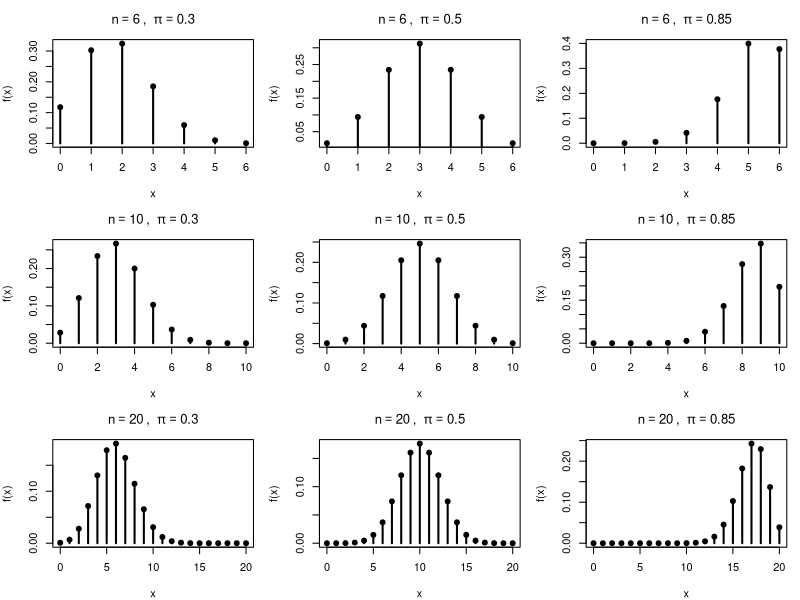
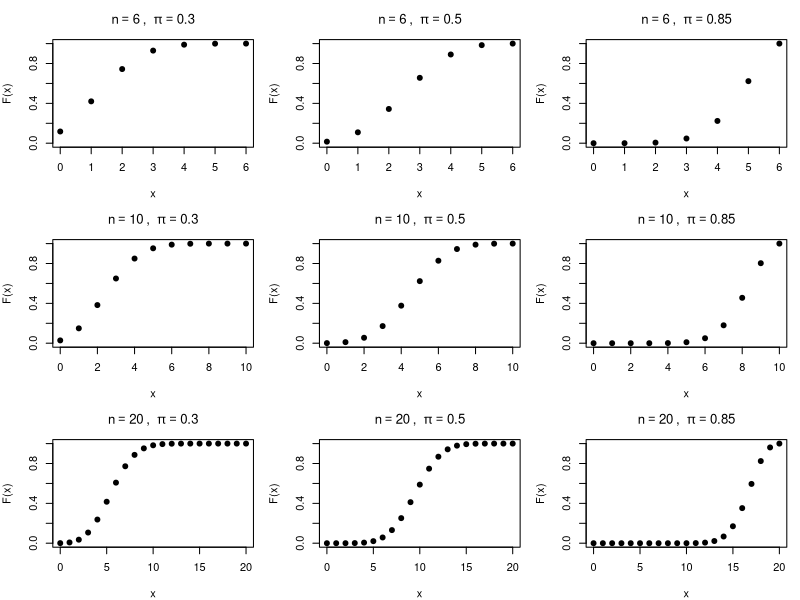
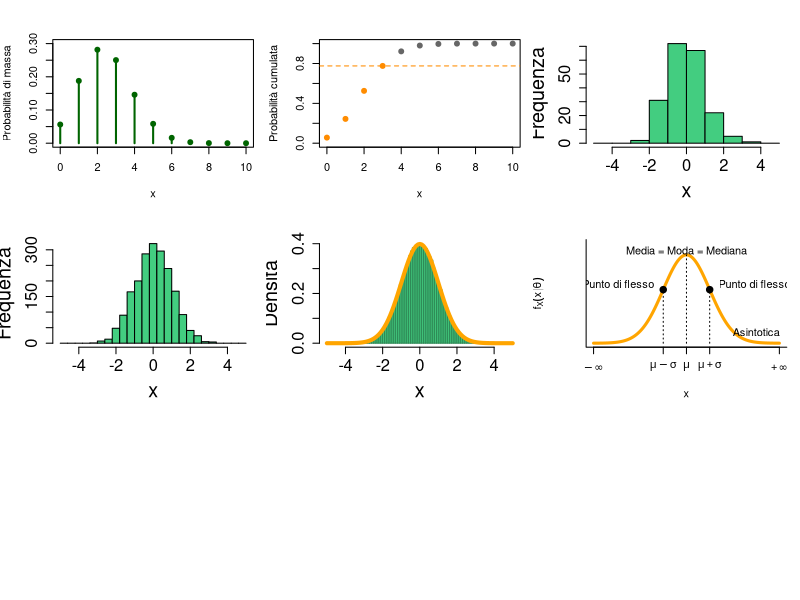
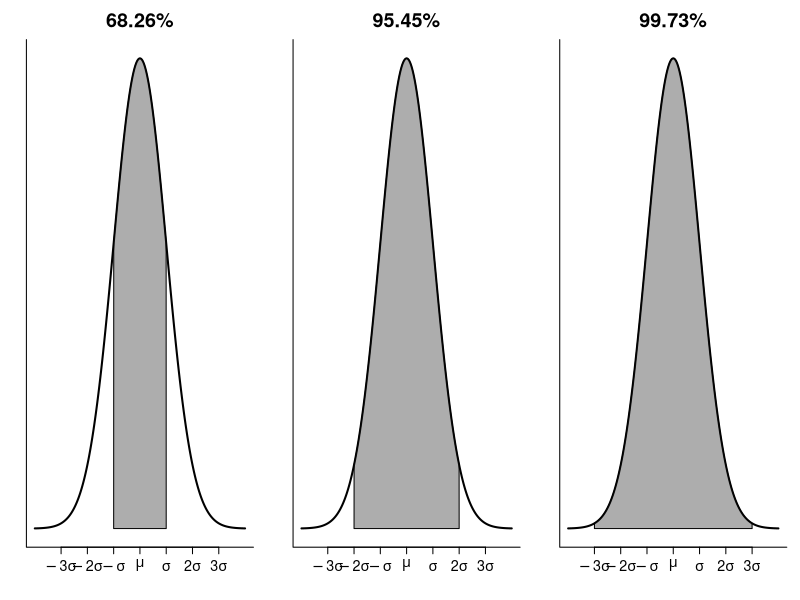
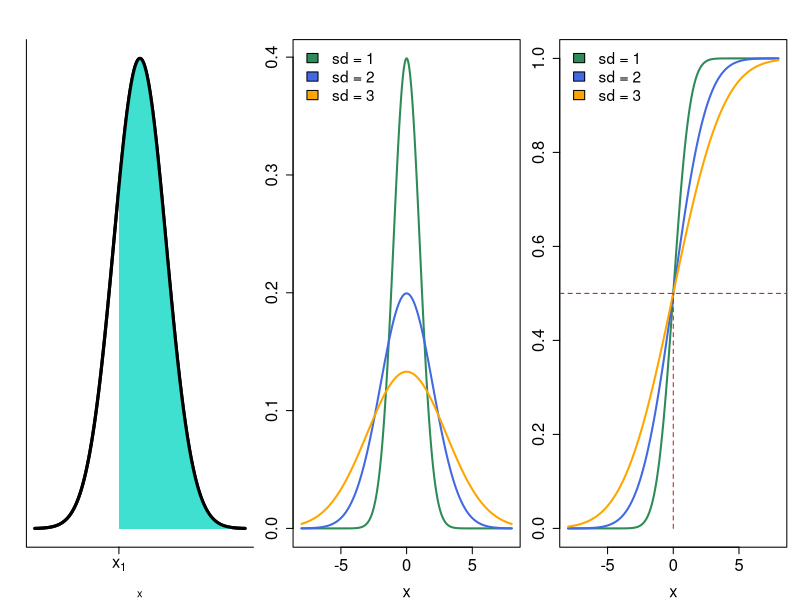
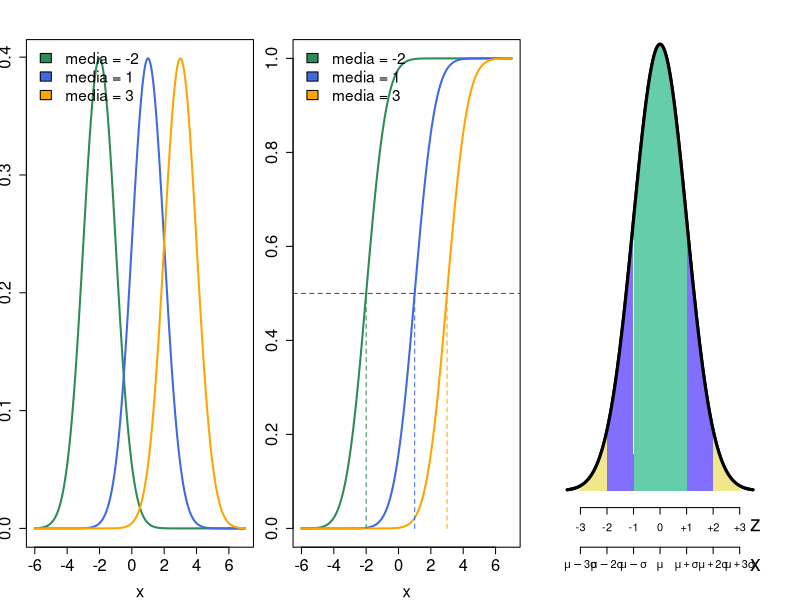
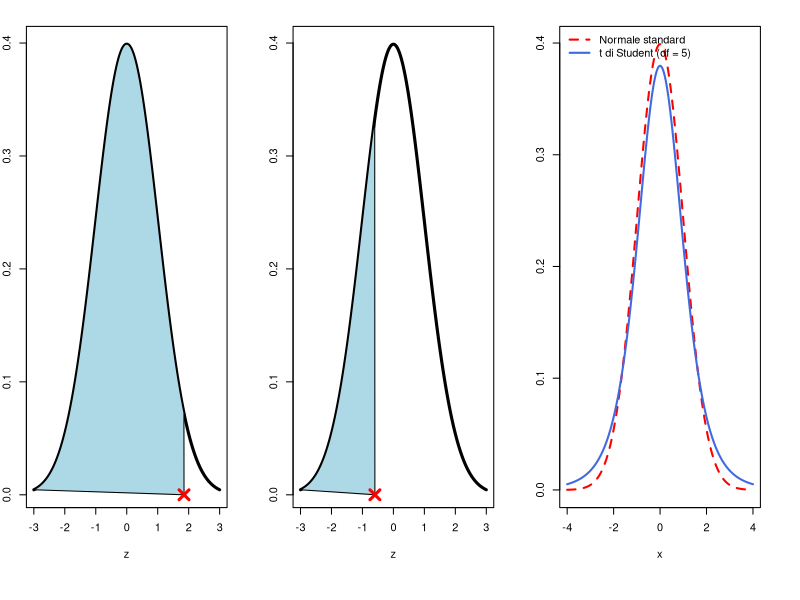
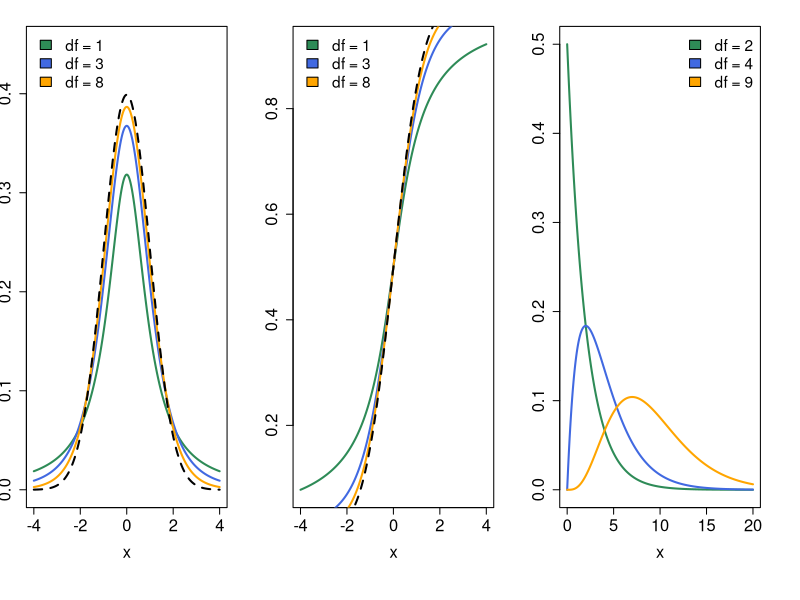

The R source for these figures, in order:
## ---- chunk 1
#| include: false
library(knitr)
library(kableExtra)
mycol <- c("seagreen", "royalblue", "orange", "orchid")
## ---- chunk 2
factorial(5)
choose(5, 2) # modi di disporre 2 successi in 5 prove
## ---- chunk 3
#| echo: false
#| label: fig-bin
#| fig-cap: "Funzione di massa della distribuzione binomiale per diversi valori di $n$ (righe) e di $\\pi$ (colonne)"
#| out-width: 100%
#| fig-width: 9
#| fig-height: 8
par(mfrow = c(3, 3), mar = c(4, 4, 3, 1))
for (n_prove in c(6, 10, 20)) {
  for (p_succ in c(.30, .50, .85)) {
    x <- 0:n_prove
    plot(x, dbinom(x, n_prove, prob = p_succ), pch = 19,
         ylab = "f(x)", xlab = "x",
         main = bquote(n == .(n_prove) ~ ", " ~ pi == .(p_succ)))
    segments(x, 0, x, dbinom(x, n_prove, prob = p_succ), lwd = 2)
  }
}
## ---- chunk 4
#| echo: false
#| label: fig-binCum
#| fig-cap: "Probabilità cumulata della distribuzione binomiale per diversi valori di $n$ (righe) e di $\\pi$ (colonne)"
#| out-width: 100%
#| fig-width: 9
#| fig-height: 8
par(mfrow = c(3, 3), mar = c(4, 4, 3, 1))
for (n_prove in c(6, 10, 20)) {
  for (p_succ in c(.30, .50, .85)) {
    x <- 0:n_prove
    plot(x, pbinom(x, n_prove, prob = p_succ), pch = 19,
         ylab = "F(x)", xlab = "x", ylim = c(0, 1),
         main = bquote(n == .(n_prove) ~ ", " ~ pi == .(p_succ)))
  }
}
## ---- chunk 5
n <- 10
x <- 0:n
p_succ <- .25
round(dbinom(x, size = n, prob = p_succ), 4)
## ---- chunk 6
#| echo: false
#| label: fig-dbinom
#| fig-cap: "Funzione di massa di $X \\sim \\text{Bin}(10, 0.25)$"
plot(x, dbinom(x, size = n, prob = p_succ), pch = 19, col = "darkgreen",
     ylim = c(0, .30), ylab = "Probabilità di massa", xlab = "x")
segments(x, 0, x, dbinom(x, size = n, prob = p_succ), lwd = 2, col = "darkgreen")
## ---- chunk 7
sum(dbinom(x, size = n, prob = p_succ))
## ---- chunk 8
# probabilità di osservare un numero di successi <= 3
round(pbinom(3, size = n, prob = p_succ), 4)
# equivalente: somma delle masse da 0 a 3
round(sum(dbinom(0:3, size = n, prob = p_succ)), 4)
## ---- chunk 9
#| echo: false
#| label: fig-pbinom
#| fig-cap: "Probabilità cumulata di $X \\sim \\text{Bin}(10, 0.25)$. In arancione i valori che entrano nel calcolo di $F_X(3|\\pi)$"
colori <- ifelse(x <= 3, "darkorange", "grey40")
plot(x, pbinom(x, size = n, prob = p_succ), pch = 19, col = colori,
     ylim = c(0, 1), ylab = "Probabilità cumulata", xlab = "x")
abline(h = pbinom(3, size = n, prob = p_succ), lty = 2, col = "darkorange")
## ---- chunk 10
pbinom(3, n, prob = p_succ)
## ---- chunk 11
1 - pbinom(3, n, prob = p_succ)
pbinom(3, n, prob = p_succ, lower.tail = FALSE)
## ---- chunk 12
pbinom(5, n, prob = p_succ) - pbinom(2, n, prob = p_succ)
## ---- chunk 13
#| echo: false
#| label: fig-hist
#| fig-cap: "Dalla distribuzione di frequenza alla curva di densità"
#| layout-ncol: 3
#| out-width: 100%
#| fig-subcap:
#|   - "Distribuzione di frequenza ($n = 200$)"
#|   - "Intervalli più piccoli, $n = 2000$"
#|   - "Si ottiene una curva"
set.seed(123)
dat_sim <- rnorm(1e5)
hist(dat_sim[1:200], breaks = seq(-5, 5, by = 1),
     col = "seagreen3", main = "", xlab = "x", ylab = "Frequenza",
     cex.axis = 1.5, cex.lab = 1.8)
hist(dat_sim[1:2000], breaks = seq(-5, 5, by = .4),
     col = "seagreen3", main = "", xlab = "x", ylab = "Frequenza",
     cex.axis = 1.5, cex.lab = 1.8)
hist(dat_sim, breaks = seq(-5, 5, by = .1), freq = FALSE,
     col = "seagreen3", border = "seagreen4", main = "", xlab = "x",
     ylab = "Densità", cex.axis = 1.5, cex.lab = 1.8)
curve(dnorm(x), add = TRUE, lwd = 4, col = "orange")
## ---- chunk 14
#| echo: false
#| label: fig-proprieta
#| fig-cap: "Proprietà della curva normale"
#| out-width: 85%
#| fig-width: 8
#| fig-height: 5
xx <- seq(-4, 4, length.out = 1000)
plot(xx, dnorm(xx), type = "l", lwd = 3, col = "orange",
     xaxt = "n", yaxt = "n", xlab = "x", ylab = expression(f[X](x*"|"*theta)),
     bty = "l", ylim = c(0, .45))
axis(1, at = c(-4, -1, 0, 1, 4),
     labels = c(expression(-infinity), expression(mu - sigma), expression(mu),
                expression(mu + sigma), expression(+infinity)))
segments(c(-1, 0, 1), 0, c(-1, 0, 1), dnorm(c(-1, 0, 1)), lty = 3)
points(c(-1, 1), dnorm(c(-1, 1)), pch = 19, cex = 1.3)
text(1.1, dnorm(1) + .02, "Punto di flesso", pos = 4)
text(-1.1, dnorm(1) + .02, "Punto di flesso", pos = 2)
text(0, dnorm(0) + .02, "Media = Moda = Mediana")
text(3, .05, "Asintotica")
## ---- chunk 15
#| echo: false
#| label: fig-aree
#| fig-cap: "Area sotto la curva normale compresa entro 1, 2 e 3 deviazioni standard dalla media"
#| out-width: 100%
#| fig-width: 10
#| fig-height: 3.5
x <- seq(-4, 4, length.out = 1000)
dx <- dnorm(x)
par(mfrow = c(1, 3), mar = c(4, 2, 3, 1))
etichette <- c(expression(-3*sigma), expression(-2*sigma), expression(-sigma),
               expression(mu), expression(sigma), expression(2*sigma),
               expression(3*sigma))
for (k in 1:3) {
  plot(x, dx, type = "l", lwd = 2, xlab = "", ylab = "", xaxt = "n", yaxt = "n",
       bty = "l", main = paste0(c("68.26%", "95.45%", "99.73%")[k]), cex.main = 1.8)
  sel <- x >= -k & x <= k
  polygon(c(-k, x[sel], k), c(0, dx[sel], 0), col = rgb(.2, .2, .2, alpha = .4))
  axis(1, at = -3:3, labels = etichette, cex.axis = 1.3)
}
## ---- chunk 16
#| echo: false
#| label: fig-coda
#| fig-cap: "L'area bianca è $F_X(x_1|\\theta) = \\Pr[X \\leq x_1]$, l'area azzurra è il suo complementare $\\Pr[X > x_1] = 1 - F_X(x_1|\\theta)$"
#| out-width: 60%
xx <- seq(-4, 4, length.out = 1000)
plot(xx, dnorm(xx), type = "l", lwd = 3, xaxt = "n", yaxt = "n",
     xlab = "x", ylab = expression(f[X](x*"|"*theta)), bty = "l")
sel <- xx >= -0.8
polygon(c(-0.8, xx[sel], 4), c(0, dnorm(xx[sel]), 0), col = "turquoise", border = NA)
lines(xx, dnorm(xx), lwd = 3)
axis(1, at = -0.8, labels = expression(x[1]), cex.axis = 1.5)
## ---- chunk 17
#| echo: false
#| layout-ncol: 2
#| out-width: 100%
#| label: fig-Norm1
#| fig-cap: "Distribuzioni normali con la stessa media ($\\mu = 0$) e diversa deviazione standard"
#| fig-subcap:
#|    - "Densità"
#|    - "Cumulata"
x <- seq(-8, 8, length.out = 1000)
mysd <- c(1, 2, 3)
plot(x, dnorm(x, 0, mysd[1]), type = "l", lwd = 2, col = mycol[1],
     ylab = "f(x)", cex.axis = 1.5, cex.lab = 1.5)
for (i in 2:length(mysd)) {
  lines(x, dnorm(x, 0, mysd[i]), col = mycol[i], lwd = 2)
}
legend("topleft", fill = mycol[1:3], legend = paste("sd =", mysd),
       cex = 1.4, bty = "n")

plot(x, pnorm(x, 0, mysd[1]), type = "l", lwd = 2, col = mycol[1],
     ylab = "F(x)", cex.axis = 1.5, cex.lab = 1.5)
for (i in 2:length(mysd)) {
  lines(x, pnorm(x, 0, mysd[i]), col = mycol[i], lwd = 2)
}
legend("topleft", fill = mycol[1:3], legend = paste("sd =", mysd),
       cex = 1.4, bty = "n")
abline(h = .50, lty = 2, col = "firebrick")
segments(0, 0, 0, .50, lty = 2, col = "firebrick")
## ---- chunk 18
#| echo: false
#| layout-ncol: 2
#| out-width: 100%
#| label: fig-Norm2
#| fig-cap: "Distribuzioni normali con la stessa deviazione standard ($\\sigma = 1$) e diversa media"
#| fig-subcap:
#|    - "Densità"
#|    - "Cumulata"
x <- seq(-6, 7, length.out = 1000)
mymean <- c(-2, 1, 3)
plot(x, dnorm(x, mymean[1], 1), type = "l", lwd = 2, col = mycol[1],
     ylab = "f(x)", cex.axis = 1.5, cex.lab = 1.5)
for (i in 2:length(mymean)) {
  lines(x, dnorm(x, mymean[i], 1), col = mycol[i], lwd = 2)
}
legend("topleft", fill = mycol[1:3], legend = paste("media =", mymean),
       cex = 1.4, bty = "n")

plot(x, pnorm(x, mymean[1], 1), type = "l", lwd = 2, col = mycol[1],
     ylab = "F(x)", cex.axis = 1.5, cex.lab = 1.5)
for (i in 2:length(mymean)) {
  lines(x, pnorm(x, mymean[i], 1), col = mycol[i], lwd = 2)
}
legend("topleft", fill = mycol[1:3], legend = paste("media =", mymean),
       cex = 1.4, bty = "n")
abline(h = .50, lty = 2, col = "firebrick")
segments(mymean, 0, mymean, .50, lty = 2, col = mycol[1:3])
## ---- chunk 19
pnorm(115, mean = 100, sd = 15)
## ---- chunk 20
pnorm(115, mean = 100, sd = 15) - pnorm(85, mean = 100, sd = 15)
## ---- chunk 21
#| echo: false
#| label: fig-standard
#| fig-cap: "Corrispondenza tra i valori $x$ della distribuzione originaria e i valori $z$ della normale standardizzata"
#| out-width: 75%
#| fig-width: 8
#| fig-height: 5
zz <- seq(-3.5, 3.5, length.out = 1000)
par(mar = c(7, 2, 2, 3))
plot(zz, dnorm(zz), type = "l", lwd = 3, xaxt = "n", yaxt = "n",
     xlab = "", ylab = "", bty = "n")
cols_area <- c("khaki", "slateblue1", "aquamarine3", "aquamarine3", "slateblue1", "khaki")
lims <- -3:3
for (i in 1:6) {
  sel <- zz >= lims[i] & zz <= lims[i + 1]
  polygon(c(lims[i], zz[sel], lims[i + 1]), c(0, dnorm(zz[sel]), 0),
          col = cols_area[i], border = NA)
}
lines(zz, dnorm(zz), lwd = 3)
axis(1, at = -3:3, labels = c(-3, -2, -1, 0, "+1", "+2", "+3"), line = 0)
mtext("z", side = 1, at = 3.6, line = 1, cex = 1.3)
axis(1, at = -3:3,
     labels = c(expression(mu - 3*sigma), expression(mu - 2*sigma),
                expression(mu - sigma), expression(mu),
                expression(mu + sigma), expression(mu + 2*sigma),
                expression(mu + 3*sigma)),
     line = 3)
mtext("x", side = 1, at = 3.6, line = 4, cex = 1.3)
## ---- chunk 22
#| echo: false
#| label: tbl-z
#| tbl-cap: "Tavola della normale standardizzata: area compresa tra 0 e $z$"
z_righe <- seq(0, 3, by = .1)
z_col <- seq(0, .09, by = .01)
tab_z <- outer(z_righe, z_col, function(a, b) pnorm(a + b) - .5)
tab_z <- formatC(tab_z, format = "f", digits = 4)
tab_z <- data.frame(z = formatC(z_righe, format = "f", digits = 1), tab_z)
knitr::kable(tab_z, col.names = c("$z$", paste0(".0", 0:9)),
             escape = FALSE, align = "c", row.names = FALSE,
             booktabs = TRUE) |>
  kableExtra::kable_styling(latex_options = "hold_position", font_size = 8)
## ---- chunk 23
pnorm(1.85)
## ---- chunk 24
#| echo: false
#| label: fig-esz1
#| fig-cap: "$\\Pr[Z \\leq 1.85]$"
#| out-width: 50%
myx <- seq(-3, 3, length.out = 1000)
mydx <- dnorm(myx)
plot(myx, mydx, type = "l", lwd = 3, xlab = "z", ylab = "Densità")
polygon(c(myx[myx <= 1.85], 1.85),
        c(mydx[myx <= 1.85], 0), col = "lightblue")
points(1.85, 0, pch = 4, col = "red", cex = 2, lwd = 3)
## ---- chunk 25
qnorm(.275)
## ---- chunk 26
#| echo: false
#| label: fig-esz2
#| fig-cap: "Quantile $z$ tale che $F_Z(z) = 0.275$"
#| out-width: 50%
plot(myx, mydx, type = "l", lwd = 3, xlab = "z", ylab = "Densità")
polygon(c(myx[myx <= qnorm(.275)], qnorm(.275)),
        c(mydx[myx <= qnorm(.275)], 0), col = "lightblue")
points(qnorm(.275), 0, pch = 4, col = "red", cex = 2, lwd = 3)
## ---- chunk 27
#| echo: false
#| label: fig-t-norm
#| fig-cap: "Confronto tra la normale standardizzata e la $t$ di Student con 5 gradi di libertà"
x <- seq(-4, 4, length.out = 1000)
plot(x, dnorm(x), type = "l", lty = 2, lwd = 2, col = "red",
     ylab = "f(x)", xlab = "x")
lines(x, dt(x, df = 5), lwd = 2, col = "royalblue")
legend("topleft", col = c("red", "royalblue"), lty = c(2, 1), lwd = 2,
       legend = c("Normale standard", "t di Student (df = 5)"), bty = "n")
## ---- chunk 28
#| echo: false
#| layout-ncol: 2
#| out-width: 100%
#| label: fig-t
#| fig-cap: "Distribuzioni $t$ di Student con diversi gradi di libertà. La linea tratteggiata è la normale standardizzata"
#| fig-subcap:
#|  - "Densità"
#|  - "Cumulata"
mydf <- c(1, 3, 8)
plot(x, dt(x, mydf[1]), type = "l", lwd = 2, col = mycol[1],
     ylab = "f(x)", ylim = c(0, 0.45), cex.axis = 1.5, cex.lab = 1.5)
for (i in 2:length(mydf)) {
  lines(x, dt(x, mydf[i]), col = mycol[i], lwd = 2)
}
lines(x, dnorm(x), lty = 2, lwd = 2)
legend("topleft", fill = mycol[1:3], legend = paste("df =", mydf),
       cex = 1.4, bty = "n")

plot(x, pt(x, mydf[1]), type = "l", lwd = 2, col = mycol[1],
     ylab = "F(x)", cex.axis = 1.5, cex.lab = 1.5)
for (i in 2:length(mydf)) {
  lines(x, pt(x, mydf[i]), col = mycol[i], lwd = 2)
}
lines(x, pnorm(x), lty = 2, lwd = 2)
legend("topleft", fill = mycol[1:3], legend = paste("df =", mydf),
       cex = 1.4, bty = "n")
## ---- chunk 29
qnorm(.975)
qt(.975, df = c(5, 30, 100))
## ---- chunk 30
#| echo: false
#| layout-ncol: 2
#| out-width: 100%
#| label: fig-chi
#| fig-cap: "Distribuzioni $\\chi^2$ con diversi gradi di libertà"
#| fig-subcap:
#|  - "Densità"
#|  - "Cumulata"
mydf <- c(2, 4, 9)
x <- seq(0, 20, length.out = 1000)
plot(x, dchisq(x, mydf[1]), type = "l", lwd = 2, col = mycol[1],
     ylab = "f(x)", ylim = c(0, 0.5), cex.axis = 1.5, cex.lab = 1.5)
for (i in 2:length(mydf)) {
  lines(x, dchisq(x, mydf[i]), col = mycol[i], lwd = 2)
}
legend("topright", fill = mycol[1:3], legend = paste("df =", mydf),
       cex = 1.4, bty = "n")

plot(x, pchisq(x, mydf[1]), type = "l", lwd = 2, col = mycol[1],
     ylab = "F(x)", cex.axis = 1.5, cex.lab = 1.5)
for (i in 2:length(mydf)) {
  lines(x, pchisq(x, mydf[i]), col = mycol[i], lwd = 2)
}
legend("bottomright", fill = mycol[1:3], legend = paste("df =", mydf),
       cex = 1.4, bty = "n")
## ---- chunk 31
#| include: false
# stampa l'output di t.test() con riquadri numerati e relativa legenda
annota_ttest = function(chiamata, riquadri, legenda) {
  out = capture.output(eval(parse(text = chiamata)))
  out = trimws(gsub("\t", "", out), "right")
  while (!nzchar(out[1])) out = out[-1]
  while (!nzchar(out[length(out)])) out = out[-length(out)]
  out = unlist(lapply(out, function(l)
    if (nchar(l) > 72) strwrap(l, 72, exdent = 2) else l))
  mark = function(x, pattern, name)
    sub(pattern, sprintf("\\\\tikzmarknode{%s}{\\1}", name), x)
  out = mark(out, "^(.*t-test)$", "test")
  out = mark(out, "(t = -?[0-9.]+)", "stat")
  out = mark(out, "(df = [0-9.]+)", "df")
  out = mark(out, "(p-value [=<] [0-9.e-]+)", "pval")
  out = mark(out, "((not equal to|less than|greater than) -?[0-9.]+)", "h1")
  i = grep("confidence interval", out) + 1
  out[i] = sprintf(" \\tikzmarknode{ic}{%s}", trimws(out[i]))
  j = grep("^mean (in|of|difference)", out) + 1
  out[j] = sprintf(" \\tikzmarknode{medie}{%s}", trimws(out[j]))
  nodi = paste0("\\node[box, fit=(", riquadri, ")] (b", seq_along(riquadri),
                ") {}; \\node[num] at (b", seq_along(riquadri),
                ".north east) {", seq_along(riquadri), "};")
  cat("```{=latex}\n",
      "\\par\\medskip\\noindent\\begin{minipage}{\\linewidth}\n",
      "\\begin{Verbatim}[commandchars=\\\\\\{\\}, fontsize=\\scriptsize, frame=single, framesep=2mm, xleftmargin=2.5mm, xrightmargin=2.5mm]\n",
      "> ", chiamata, "\n",
      paste(out, collapse = "\n"),
      "\n\\end{Verbatim}\n",
      "\\begin{tikzpicture}[remember picture, overlay,\n",
      "  box/.style={draw=unipd, very thick, rounded corners=3pt, inner sep=1.5pt},\n",
      "  num/.style={circle, fill=unipd, text=white, font=\\tiny\\bfseries,\n",
      "              inner sep=0pt, minimum size=9pt}]\n",
      paste(nodi, collapse = "\n"),
      "\n\\end{tikzpicture}\n",
      "\\footnotesize\n\\begin{enumerate}\n",
      paste0("\\item ", legenda, collapse = "\n"),
      "\n\\end{enumerate}\n\\end{minipage}\\par\\medskip\n```\n", sep = "")
}
tutti = c("test", "stat", "df", "pval", "h1", "ic", "medie")
ridotti = c("h1", "stat)(df", "pval", "ic")
## ---- chunk 32
#| echo: false
#| results: asis
annota_ttest('t.test(mpg ~ am, data = mtcars)', tutti,
             c("Tipo di test (Welch: varianze non assunte uguali)",
               "Statistica test $t$",
               "Gradi di libertà",
               "$p$-value",
               "$H_1$: bidirezionale",
               "Intervallo di confidenza al 95\\%",
               "Medie dei due gruppi"))
## ---- chunk 33
#| echo: false
#| label: fig-regioni
#| fig-cap: "Regioni di rifiuto e di non rifiuto di $H_0$"
x = seq(-4, 4, length.out = 1001)
dx = dnorm(x, sd = 1)

plot(x, dx, type = "l", lwd = 2, axes = FALSE, ann = FALSE)
polygon(c(x[x <= -1.64], -1.64),
        c(dx[x <= -1.64], 0), col = "firebrick")
polygon(c(1.64, x[x >= 1.64]),
        c(0, dx[x >= 1.64]), col = "firebrick")
polygon(c(-1.64, x[x >= -1.64 & x <= 1.64], 1.64),
        c(0, dx[x >= -1.64 & x <= 1.64], 0), col = "darkgreen")

text(0, 0.15, expression(atop("Regione di non rifiuto", "di " * H[0])),
     col = "white", cex = 1.2)
text(c(-2.9, 2.9), 0.1, expression(atop("Regione di rifiuto", "di " * H[0])),
     col = "firebrick", cex = 1.2)
## ---- chunk 34
qnorm(.975) # bidirezionale, coda destra (-1.96 per simmetria)
qnorm(.05)  # sinistra
qnorm(.95)  # destra
## ---- chunk 35
2 * (1 - pnorm(2.1)) # bidirezionale
pnorm(2.1)           # sinistra
1 - pnorm(2.1)       # destra
## ---- chunk 36
pnorm(2.1)                       # coda sinistra
1 - pnorm(2.1)                   # coda destra
pnorm(2.1, lower.tail = FALSE)   # coda destra, equivalente
## ---- chunk 37
qnorm(.982)
qnorm(.95)
## ---- chunk 38
#| echo: false
#| label: fig-t-gdl
#| fig-cap: "Distribuzione normale standard e distribuzioni $t$ di Student con diversi gradi di libertà"
#| out-width: 75%
#| fig-width: 7
#| fig-height: 4.2
xx = seq(-4, 4, length.out = 400)
plot(xx, dnorm(xx), type = "l", lwd = 3, col = "black",
     xlab = "", ylab = "Densità", ylim = c(0, 0.42))
lines(xx, dt(xx, df = 2), lwd = 2, lty = 2, col = rgb(230, 140, 60, maxColorValue = 255))
lines(xx, dt(xx, df = 5), lwd = 2, lty = 3, col = rgb(70, 130, 180, maxColorValue = 255))
lines(xx, dt(xx, df = 30), lwd = 2, lty = 4, col = "darkred")
legend("topright", bty = "n", lwd = c(3, 2, 2, 2), lty = 1:4,
       col = c("black", rgb(230, 140, 60, maxColorValue = 255),
               rgb(70, 130, 180, maxColorValue = 255), "darkred"),
       legend = c("Normale N(0, 1)", "t, gdl = 2", "t, gdl = 5", "t, gdl = 30"))
## ---- chunk 39
set.seed(999)
x = rnorm(11, mean = 12, sd = 7.5)
mu0 = 10
t.test(x, mu = mu0, alternative = "two.sided")
## ---- chunk 40
#| echo: false
#| results: asis
annota_ttest('t.test(x, mu = mu0)', tutti,
             c("Tipo di test",
               "Statistica test $t_0$",
               "Gradi di libertà: $df = n - 1$",
               "$p$-value",
               "Ipotesi alternativa $H_1$: bidirezionale",
               "Intervallo di confidenza al 95\\% per $\\mu$",
               "Stimatore di $\\mu$: media campionaria $\\bar{x}$"))
## ---- chunk 41
#| echo: false
myt = t.test(x, mu = mu0) # test a due code
## ---- chunk 42
#| echo: false
#| label: fig-p-due
#| fig-cap: "$p$-value del test a due code"
#| out-width: 60%
mx = seq(-3, 3, length.out = 100)
plot(mx, dt(mx, df = 10), type = "l", ylab = "Densità", xlab = "t",
     main = "Distribuzione t di Student con df = 10")
polygon(c(-3, mx[mx < myt$statistic], myt$statistic),
        c(0, dt(mx[mx < myt$statistic], 10), 0),
        col = rgb(1, 0, 0, 0.25))
polygon(c(abs(myt$statistic), mx[mx > abs(myt$statistic)], 3),
        c(0, dt(mx[mx > abs(myt$statistic)], 10), 0),
        col = rgb(1, 0, 0, 0.25))
## ---- chunk 43
# calcolo del p-value
2 * (1 - pt(abs(-0.72806), 10))
## ---- chunk 44
#| echo: false
#| results: asis
annota_ttest('t.test(x, mu = mu0, alternative = "greater")', ridotti,
             c("$H_1$: $\\mu > \\mu_0$",
               "$t_0$ e gradi di libertà: \\textbf{identici} al test a due code",
               "$p = \\Pr[T \\geq t_0]$, area a destra di $t_0$: qui $t_0 < 0$ va nella direzione \\textbf{opposta} a $H_1$, quindi $p$ è grande",
               "IC \\textbf{unidirezionale}: solo il limite inferiore, l'altro estremo è \\texttt{Inf}"))
## ---- chunk 45
#| echo: false
#| label: fig-p-destra
#| fig-cap: "$p$-value del test a una coda destra"
#| out-width: 60%
myt = t.test(x, mu = mu0, alternative = "greater") # test a una coda destra
plot(mx, dt(mx, df = 10), type = "l", ylab = "Densità", xlab = "t",
     main = "Distribuzione t di Student con df = 10")
polygon(c(myt$statistic, mx[mx > myt$statistic], 3),
        c(0, dt(mx[mx > myt$statistic], 10), 0),
        col = rgb(1, 0, 0, 0.25))
## ---- chunk 46
# calcolo del p-value
1 - pt(-0.72806, 10)
## ---- chunk 47
#| echo: false
#| results: asis
annota_ttest('t.test(x, mu = mu0, alternative = "less")', ridotti,
             c("$H_1$: $\\mu < \\mu_0$",
               "$t_0$ e gradi di libertà: \\textbf{identici} al test a due code",
               "$p = \\Pr[T \\leq t_0]$, area a sinistra di $t_0$: qui $t_0 < 0$ va nella \\textbf{stessa} direzione di $H_1$, quindi $p$ è dimezzato rispetto al test a due code",
               "IC \\textbf{unidirezionale}: solo il limite superiore, l'altro estremo è \\texttt{-Inf}"))
## ---- chunk 48
#| echo: false
#| label: fig-p-sinistra
#| fig-cap: "$p$-value del test a una coda sinistra"
#| out-width: 60%
myt = t.test(x, mu = mu0, alternative = "less") # test a una coda sinistra
plot(mx, dt(mx, df = 10), type = "l", ylab = "Densità", xlab = "t",
     main = "Distribuzione t di Student con df = 10")
polygon(c(-3, mx[mx < myt$statistic], myt$statistic),
        c(0, dt(mx[mx < myt$statistic], 10), 0),
        col = rgb(1, 0, 0, 0.25))
## ---- chunk 49
# calcolo del p-value
pt(-0.72806, 10)
## ---- chunk 50
x = c(12.2, 23.2, 14, 20.3, 9.2, 3.7, 8, 16.8, 3.7, 1.9, 20.5)
y = c(8.5, 3.2, 4, 10.5, 7.7, 3.1, 2, 3.9)
t.test(x, y, var.equal = TRUE, alternative = "two.sided")
## ---- chunk 51
#| echo: false
#| results: asis
annota_ttest('t.test(x, y, var.equal = TRUE)', tutti,
             c("Tipo di test",
               "Statistica test $t_0$",
               "Gradi di libertà: $df = n + m - 2$",
               "$p$-value",
               "Ipotesi alternativa $H_1$: bidirezionale ($\\mu_X - \\mu_Y \\neq 0$)",
               "Intervallo di confidenza al 95\\% per $\\mu_X - \\mu_Y$",
               "Medie campionarie: stimatore $= \\bar{x} - \\bar{y}$"))
## ---- chunk 52
#| echo: false
#| results: asis
annota_ttest('t.test(x, y, var.equal = TRUE, alternative = "greater")', ridotti,
             c("$H_1$: $\\mu_X > \\mu_Y$ ($\\mu_X - \\mu_Y > 0$)",
               "$t_0$ e gradi di libertà: \\textbf{identici} al test a due code",
               "$p = \\Pr[T \\geq t_0]$, area a destra di $t_0$: qui $\\bar{x} > \\bar{y}$ va nella \\textbf{stessa} direzione di $H_1$, quindi $p$ è dimezzato rispetto al test a due code",
               "IC \\textbf{unidirezionale}: solo il limite inferiore, l'altro estremo è \\texttt{Inf}"))
## ---- chunk 53
#| echo: false
#| results: asis
annota_ttest('t.test(x, y)', c("test", "stat)(df", "pval", "ic"),
             c("Test di Welch: le varianze delle due popolazioni \\textbf{non} sono assunte uguali (default di \\texttt{R})",
               "$t_0$ e gradi di libertà \\textbf{diversi} dal test con \\texttt{var.equal = TRUE}: i $df$ sono corretti e non sono interi",
               "$p$-value",
               "Intervallo di confidenza al 95\\% per $\\mu_X - \\mu_Y$"))
## ---- chunk 54
x = c(5.2, 3.5, 3.4, 7.1, 6.2, 3.0, 1, 4)
y = c(8.5, 3.2, 4, 10.5, 7.7, 3.1, 2, 3.9)
t.test(x, y, paired = TRUE, alternative = "two.sided")
## ---- chunk 55
#| echo: false
#| results: asis
annota_ttest('t.test(x, y, paired = TRUE)', tutti,
             c("Tipo di test",
               "Statistica test $t_0$",
               "Gradi di libertà: $df = n - 1$ ($n$ = numero di coppie)",
               "$p$-value",
               "Ipotesi alternativa $H_1$: bidirezionale ($\\mu_D \\neq 0$)",
               "Intervallo di confidenza al 95\\% per $\\mu_D$",
               "Stimatore di $\\mu_D$: media delle differenze $\\bar{d}$"))
## ---- chunk 56
#| echo: false
#| results: asis
annota_ttest('t.test(x, y, paired = TRUE, alternative = "less")', ridotti,
             c("$H_1$: $\\mu_D < 0$",
               "$t_0$ e gradi di libertà: \\textbf{identici} al test a due code",
               "$p = \\Pr[T \\leq t_0]$, area a sinistra di $t_0$: qui $\\bar{d} < 0$ va nella \\textbf{stessa} direzione di $H_1$, quindi $p$ è dimezzato rispetto al test a due code",
               "IC \\textbf{unidirezionale}: solo il limite superiore, l'altro estremo è \\texttt{-Inf}"))
## ---- chunk 57
set.seed(999)
x = rnorm(11, mean = 12, sd = 7.5)
res = t.test(x, mu = 10)
str(res, give.attr = FALSE)
## ---- chunk 58
alpha = .05 # cambiando il valore di alpha cambia l'ampiezza dell'intervallo
valoriCritici = c(qt(alpha/2, df = res$parameter),   # valore negativo
                  qt(1-alpha/2, df = res$parameter)) # valore positivo
valoriCritici
res$estimate + res$stderr * valoriCritici
res$conf.int # confronto con i valori calcolati da R
## ---- chunk 59
set.seed(999)
x = rnorm(11, mean = 12, sd = 7.5)
mu0 = 10
res1campione = t.test(x, mu = mu0, alternative = "two.sided")
# calcolo valori critici per intervallo 95%
(t_c = c(qt(c(.025, .975),
            df = res1campione$parameter)))
res1campione$estimate + res1campione$stderr * t_c
## ---- chunk 60
set.seed(999)
x = rnorm(11, mean = 12, sd = 7.5)
y = rnorm(15, mean = 8, sd = 2.5)
res2campioni = t.test(x, y)
hat = res2campioni$estimate[1] - res2campioni$estimate[2]
(t_c = c(qt(c(.025, .975),
            df = res2campioni$parameter)))
hat + res2campioni$stderr * t_c
res2campioni$conf.int # confronto
## ---- chunk 61
set.seed(999)
x = rnorm(11, mean = 12, sd = 7.5)
y = rnorm(11, mean = 8, sd = 2.5)
res2dipendenti = t.test(x, y, paired = TRUE)
(t_c = c(qt(c(.025, .975),
            df = res2dipendenti$parameter)))
res2dipendenti$estimate + res2dipendenti$stderr * t_c
res2dipendenti$conf.int # confronto
